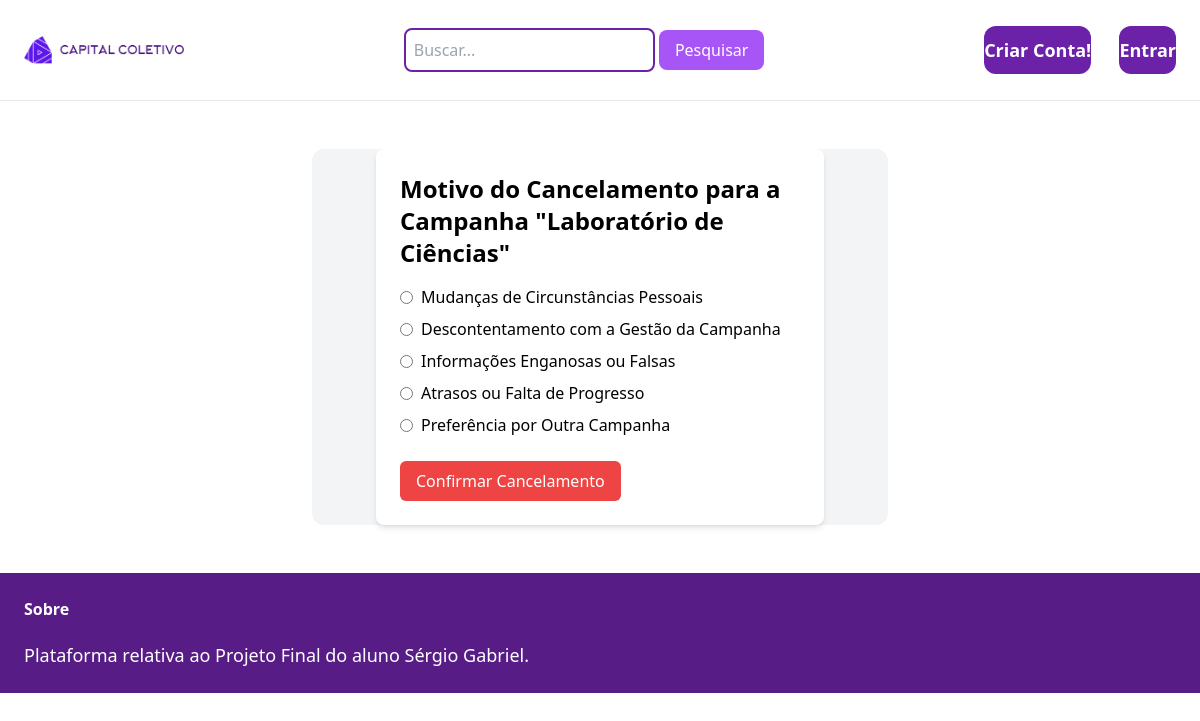
/contribuicoes/motivo_cancelamento/62, run on the app's committed database.
### campanhas/models.py (models this page shows, shortened)
class Campanha(models.Model):
    ACESSO_IMEDIATO = 'ACESSO_IMEDIATO'
    TUDO_OU_NADA = 'TUDO_OU_NADA'
    MODOS_CHOICES = [
        (ACESSO_IMEDIATO, 'Acesso Imediato'),
        (TUDO_OU_NADA, 'Tudo ou Nada')
    ]
    titulo = models.CharField(max_length=255)
    descricao = models.TextField()
    meta = models.DecimalField(max_digits=10, decimal_places=2)
    data_inicio = models.DateField()
    data_fim = models.DateField()
    arrecadacao_atual = models.DecimalField(max_digits=10, decimal_places=2, default=0)
    modo = models.CharField(max_length=20, choices=MODOS_CHOICES, null=True, blank=True)
    projeto = models.ForeignKey(Projeto, on_delete=models.CASCADE, related_name='campanhas', null=True, blank=True)
    em_andamento = models.BooleanField(default=True)  # True para "Em Andamento", False para "Concluída"
    tipo_crowdfunding = models.ForeignKey('TipoCrowdfunding', on_delete=models.CASCADE, related_name='campanhas')

### contribuicoes/models.py (models this page shows)
class MotivosCancelamento(models.Model):
    MOTIVO_CHOICES = [
        ('CIRCUNSTANCIAS', 'Mudanças de Circunstâncias Pessoais'),
        ('GESTAO', 'Descontentamento com a Gestão da Campanha'),
        ('INFORMACOES', 'Informações Enganosas ou Falsas'),
        ('ATRASOS', 'Atrasos ou Falta de Progresso'),
        ('PREFERENCIA', 'Preferência por Outra Campanha'),
    ]
    motivo = models.CharField(max_length=50, choices=MOTIVO_CHOICES)
    def __str__(self):
        return self.get_motivo_display()

### contribuicoes/views.py (the view, shortened to what this page needs)
# urls.py: path('motivo_cancelamento/<int:contrib_id>', views.motivo_cancel_contrib, name='motivo_cancel_contrib'),
def motivo_cancel_contrib(request, contrib_id):
    contribuicao = get_object_or_404(ContribuicaoFinanceira, pk=contrib_id)
    motivos_cancelamento = MotivosCancelamento.objects.all()
    nome_campanha = contribuicao.campanha.titulo
    return render(request, 'contribuicoes/36_Motivo_Cancelamento.html', {
        'motivos_cancelamento': motivos_cancelamento,
        'titulo_camp': nome_campanha,
    })

### contribuicoes/templates/contribuicoes/36_Motivo_Cancelamento.html (shortened to what this page needs)
{% extends 'usuarios/base.html' %}
{% block conteudo %}
<div class="w-1/2 my-6 mx-auto px-6 bg-gray-100 rounded-xl">
    <div class="max-w-md mx-auto bg-white p-6 rounded-lg shadow-md">
        <h1 class="text-2xl font-bold mb-4">Motivo do Cancelamento para a Campanha "{{ titulo_camp }}"</h1>
        <form method="post" actio=".">
            {% for motivo in motivos_cancelamento %}
                <label class="inline-flex items-center mb-2">
                    <input type="radio" name="motivo_cancelamento" value="{{ motivo.id }}">
                    <span class="ml-2">{{ motivo }}</span>
                </label>
            {% endfor %}
            <button type="submit" class="bg-red-500 text-white py-2 px-4 rounded-md mt-4">Confirmar Cancelamento</button>
        </form>
    </div>
</div>
{% endblock %}

### data on the page
Campanha: titulo "Laboratório de Ciências"
MotivosCancelamento: motivo "Mudanças de Circunstâncias Pessoais"
MotivosCancelamento: motivo "Descontentamento com a Gestão da Campanha"
MotivosCancelamento: motivo "Informações Enganosas ou Falsas"
MotivosCancelamento: motivo "Atrasos ou Falta de Progresso"
MotivosCancelamento: motivo "Preferência por Outra Campanha"
